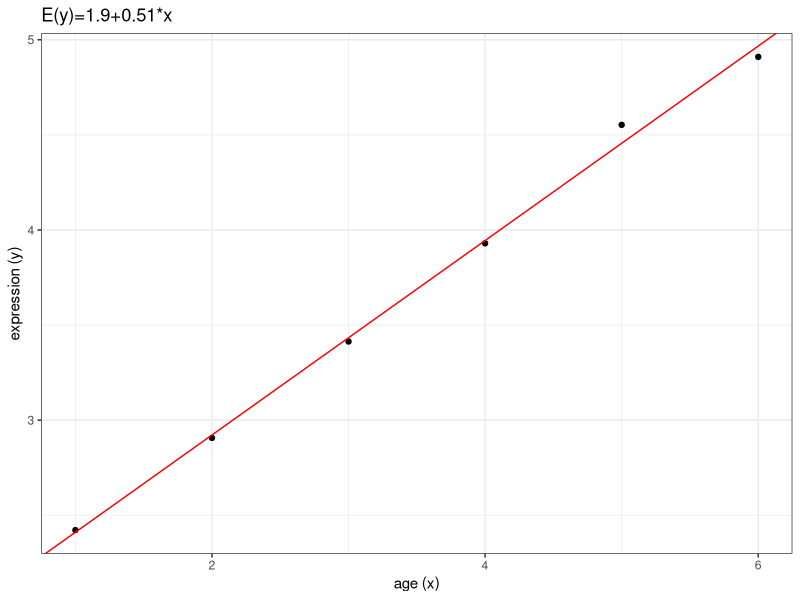
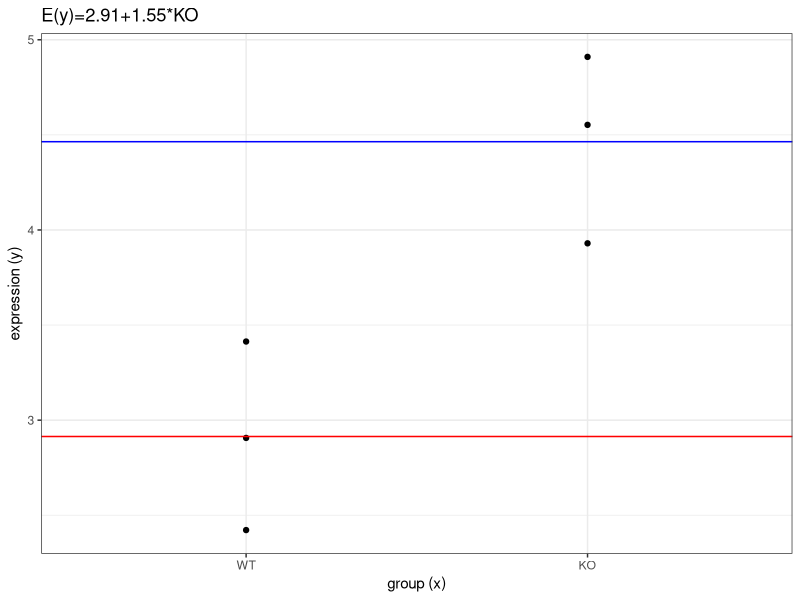
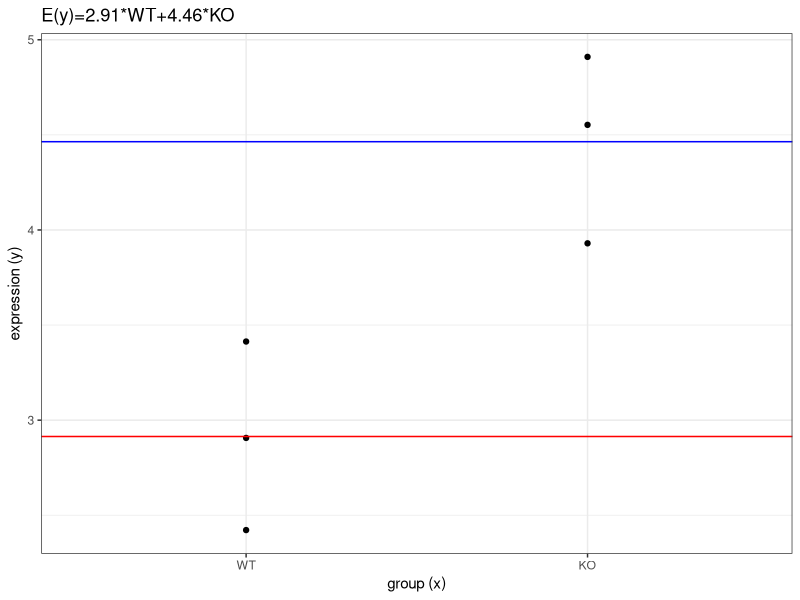

These charts were generated, in order, by the following R code:
## ---- chunk 1
#| output: false
library(tidyverse)
library(magrittr)
library(broom)
library(marginaleffects)
library(limma)

theme_set(theme_bw())
set.seed(1969)
## ---- chunk 2
mouse = paste0("MOUSE", 1:6)
age = c(1,2,3,4,5,6)
expression = 2 + 0.5 * age + rnorm(n=6, sd=0.1)
data = tibble(mouse, expression, age)
data
## ---- chunk 3
(mm = model.matrix(expression ~ 1 + age))
## ---- chunk 4
fit = lm(expression ~ 1 + age)
tidy(fit)
## ---- chunk 5
model.name = paste0("E(y)=", round(fit$coef[1],2), "+", round(fit$coef[2],2), "*x")

ggplot(data, aes(y = expression, x = age)) +
  geom_point() +
  geom_abline(intercept = fit$coef[1],
              slope = fit$coef[2],
              color = "red") +
  labs(title = model.name,
       y = "expression (y)",
       x = "age (x)")
## ---- chunk 6
group = fct_relevel(rep(c("WT", "KO"), each = 3), "WT")
data = tibble(mouse, expression, group)
data
## ---- chunk 7
(mm = model.matrix(expression ~ 1 + group))
## ---- chunk 8
fit = lm(expression ~ 1 + group)
tidy(fit)
## ---- chunk 9
model.name = paste0("E(y)=", round(fit$coef[1],2), "+", round(fit$coef[2],2), "*KO")

ggplot(data, aes(y = expression, x = group)) +
  geom_point() +
  geom_hline(yintercept = fit$coef[1],
             color = "red") +
  geom_hline(yintercept = fit$coef[1] + fit$coef[2],
             color = "blue") +
  labs(title = model.name,
       y = "expression (y)",
       x = "group (x)")
## ---- chunk 10
(mm = model.matrix(expression ~ 0 + group))
## ---- chunk 11
fit = lm(expression ~ 0 + group)
tidy(fit)
## ---- chunk 12
model.name = paste0("E(y)=", round(fit$coef[1],2), "*WT", "+", round(fit$coef[2],2), "*KO")

ggplot(data, aes(y = expression, x = group)) +
  geom_point() +
  geom_hline(yintercept = fit$coef[1],
             color = "red") +
  geom_hline(yintercept = fit$coef[2],
             color = "blue") +
  labs(title = model.name,
       y = "expression (y)",
       x = "group (x)")
## ---- chunk 13
makeContrasts(groupKO - groupWT, levels=colnames(mm))
## ---- chunk 14
treatment = as_factor(rep(c("CTRL", "A", "B", "C"), each=3))
n = length(treatment)
expression = rep(c(0,1,2,4), each=3) + 1
expression = expression + rnorm(n, sd=0.1)
mouse = paste0("MOUSE", 1:n)
data = tibble(expression, mouse, treatment)
data
## ---- chunk 15
(mm = model.matrix(expression ~ 1 + treatment))
## ---- chunk 16
fit = lm(expression ~ 1 + treatment)
tidy(fit)
## ---- chunk 17
(mm = model.matrix(expression ~ 0 + treatment))
## ---- chunk 18
fit = lm(expression ~ 0 + treatment)
tidy(fit)
## ---- chunk 19
sessionInfo()
